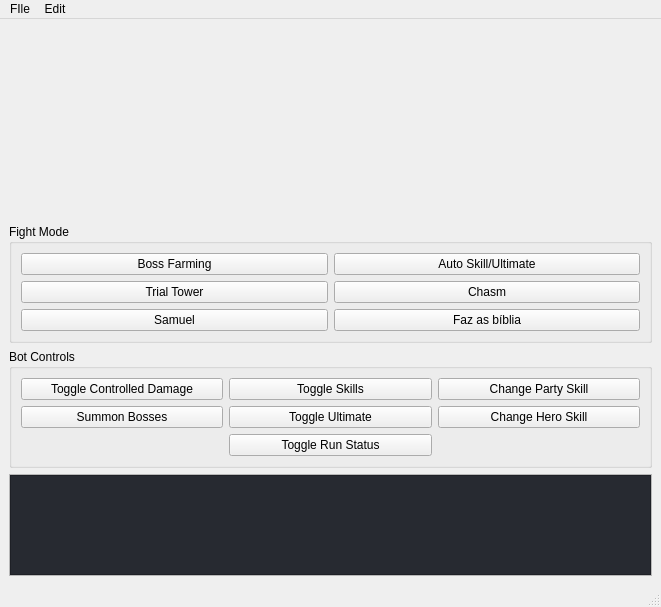
<?xml version="1.0" encoding="UTF-8"?>
<ui version="4.0">
 <class>MainWindow</class>
 <widget class="QMainWindow" name="MainWindow">
  <property name="geometry">
   <rect>
    <x>0</x>
    <y>0</y>
    <width>661</width>
    <height>607</height>
   </rect>
  </property>
  <property name="minimumSize">
   <size>
    <width>661</width>
    <height>607</height>
   </size>
  </property>
  <property name="maximumSize">
   <size>
    <width>661</width>
    <height>607</height>
   </size>
  </property>
  <property name="windowTitle">
   <string>Boss Farmer</string>
  </property>
  <widget class="QWidget" name="centralwidget">
   <layout class="QVBoxLayout" name="verticalLayout">
    <item>
     <widget class="QLabel" name="logoLabel">
      <property name="minimumSize">
       <size>
        <width>0</width>
        <height>200</height>
       </size>
      </property>
      <property name="maximumSize">
       <size>
        <width>16777215</width>
        <height>16777215</height>
       </size>
      </property>
      <property name="text">
       <string/>
      </property>
     </widget>
    </item>
    <item>
     <widget class="QGroupBox" name="groupBox">
      <property name="title">
       <string>Fight Mode</string>
      </property>
      <layout class="QGridLayout" name="gridLayout">
       <item row="0" column="0">
        <widget class="QPushButton" name="fightModeAButton">
         <property name="text">
          <string>Boss Farming</string>
         </property>
        </widget>
       </item>
       <item row="0" column="1">
        <widget class="QPushButton" name="fightModeBButton">
         <property name="text">
          <string>Auto Skill/Ultimate</string>
         </property>
        </widget>
       </item>
       <item row="1" column="0">
        <widget class="QPushButton" name="fightModeCButton">
         <property name="text">
          <string>Trial Tower</string>
         </property>
        </widget>
       </item>
       <item row="1" column="1">
        <widget class="QPushButton" name="fightModeDButton">
         <property name="text">
          <string>Chasm</string>
         </property>
        </widget>
       </item>
       <item row="2" column="0">
        <widget class="QPushButton" name="fightModeEButton">
         <property name="text">
          <string>Samuel</string>
         </property>
        </widget>
       </item>
       <item row="2" column="1">
        <widget class="QPushButton" name="fightModeFButton">
         <property name="text">
          <string>Faz as bíblia</string>
         </property>
        </widget>
       </item>
      </layout>
     </widget>
    </item>
    <item>
     <widget class="QGroupBox" name="groupBox_2">
      <property name="title">
       <string>Bot Controls</string>
      </property>
      <layout class="QGridLayout" name="gridLayout_2">
       <item row="0" column="1">
        <widget class="QPushButton" name="toggleSkillsButton">
         <property name="text">
          <string>Toggle Skills</string>
         </property>
        </widget>
       </item>
       <item row="0" column="2">
        <widget class="QPushButton" name="changePartySkillButton">
         <property name="text">
          <string>Change Party Skill</string>
         </property>
        </widget>
       </item>
       <item row="3" column="1">
        <widget class="QPushButton" name="toggleRunButton">
         <property name="text">
          <string>Toggle Run Status</string>
         </property>
        </widget>
       </item>
       <item row="0" column="0">
        <widget class="QPushButton" name="toggleControlledDamageButton">
         <property name="text">
          <string>Toggle Controlled Damage</string>
         </property>
        </widget>
       </item>
       <item row="1" column="0">
        <widget class="QPushButton" name="toggleSummonsButton">
         <property name="text">
          <string>Summon Bosses</string>
         </property>
        </widget>
       </item>
       <item row="1" column="1">
        <widget class="QPushButton" name="toggleUltButton">
         <property name="text">
          <string>Toggle Ultimate</string>
         </property>
        </widget>
       </item>
       <item row="1" column="2">
        <widget class="QPushButton" name="changeHeroSkillButton">
         <property name="text">
          <string>Change Hero Skill</string>
         </property>
        </widget>
       </item>
      </layout>
     </widget>
    </item>
    <item>
     <widget class="QFrame" name="frame">
      <property name="frameShape">
       <enum>QFrame::StyledPanel</enum>
      </property>
      <property name="frameShadow">
       <enum>QFrame::Raised</enum>
      </property>
      <layout class="QVBoxLayout" name="verticalLayout_2">
       <property name="leftMargin">
        <number>0</number>
       </property>
       <property name="topMargin">
        <number>0</number>
       </property>
       <property name="rightMargin">
        <number>0</number>
       </property>
       <property name="bottomMargin">
        <number>0</number>
       </property>
       <item>
        <widget class="QTableWidget" name="tableWidget">
         <property name="minimumSize">
          <size>
           <width>0</width>
           <height>100</height>
          </size>
         </property>
         <property name="maximumSize">
          <size>
           <width>16777215</width>
           <height>150</height>
          </size>
         </property>
         <property name="styleSheet">
          <string notr="true">selection-background-color: blue;
background-color: rgb(39, 42, 49);
font: 1em;
color: green;</string>
         </property>
         <property name="verticalScrollBarPolicy">
          <enum>Qt::ScrollBarAlwaysOff</enum>
         </property>
         <property name="horizontalScrollBarPolicy">
          <enum>Qt::ScrollBarAlwaysOff</enum>
         </property>
         <property name="sizeAdjustPolicy">
          <enum>QAbstractScrollArea::AdjustToContents</enum>
         </property>
         <property name="editTriggers">
          <set>QAbstractItemView::NoEditTriggers</set>
         </property>
         <property name="selectionMode">
          <enum>QAbstractItemView::NoSelection</enum>
         </property>
         <property name="showGrid">
          <bool>false</bool>
         </property>
         <property name="cornerButtonEnabled">
          <bool>false</bool>
         </property>
         <property name="rowCount">
          <number>4</number>
         </property>
         <property name="columnCount">
          <number>8</number>
         </property>
         <attribute name="horizontalHeaderVisible">
          <bool>false</bool>
         </attribute>
         <attribute name="horizontalHeaderCascadingSectionResizes">
          <bool>false</bool>
         </attribute>
         <attribute name="horizontalHeaderMinimumSectionSize">
          <number>20</number>
         </attribute>
         <attribute name="horizontalHeaderDefaultSectionSize">
          <number>75</number>
         </attribute>
         <attribute name="horizontalHeaderStretchLastSection">
          <bool>false</bool>
         </attribute>
         <attribute name="verticalHeaderVisible">
          <bool>false</bool>
         </attribute>
         <row/>
         <row/>
         <row/>
         <row/>
         <column/>
         <column/>
         <column/>
         <column/>
         <column/>
         <column/>
         <column/>
         <column/>
        </widget>
       </item>
      </layout>
     </widget>
    </item>
   </layout>
  </widget>
  <widget class="QMenuBar" name="menubar">
   <property name="geometry">
    <rect>
     <x>0</x>
     <y>0</y>
     <width>661</width>
     <height>21</height>
    </rect>
   </property>
   <widget class="QMenu" name="menuBoss_Farmer">
    <property name="title">
     <string>FIle</string>
    </property>
   </widget>
   <widget class="QMenu" name="menuEdit">
    <property name="title">
     <string>Edit</string>
    </property>
   </widget>
   <addaction name="menuBoss_Farmer"/>
   <addaction name="menuEdit"/>
  </widget>
  <widget class="QStatusBar" name="statusbar"/>
 </widget>
 <resources/>
 <connections/>
</ui>
